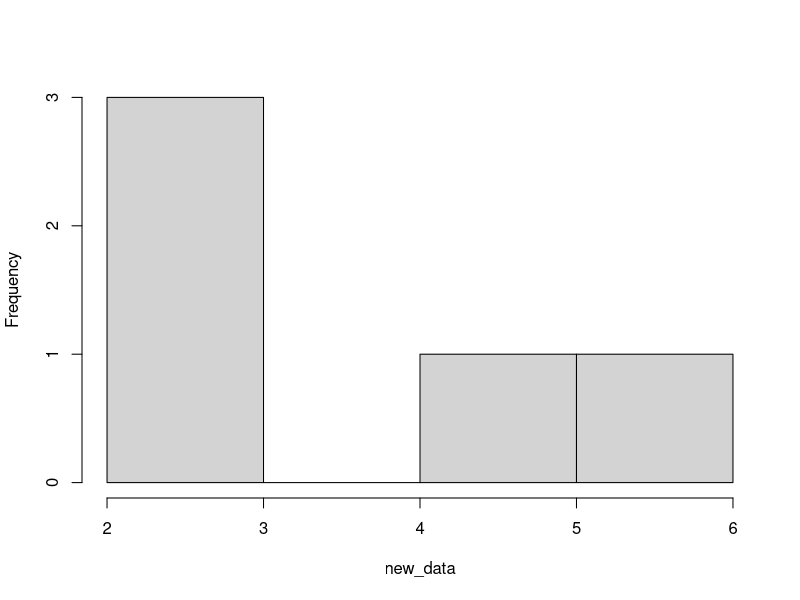
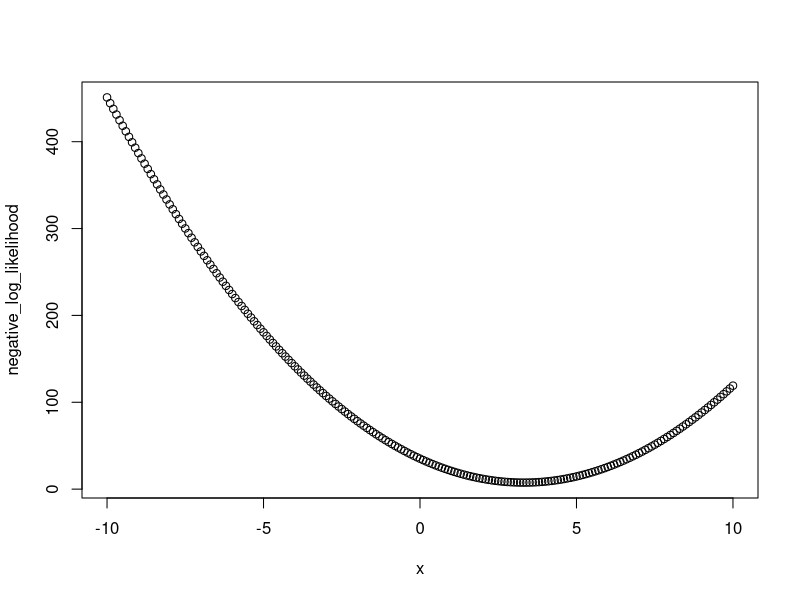
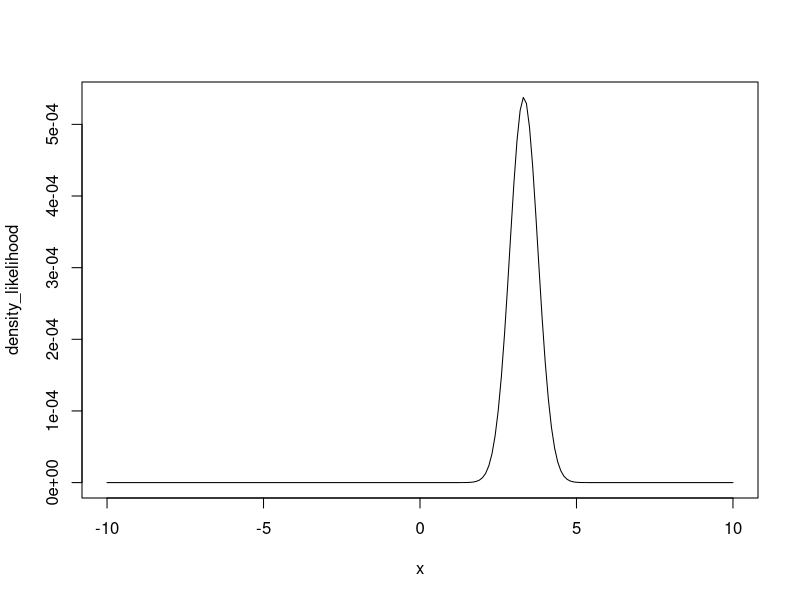
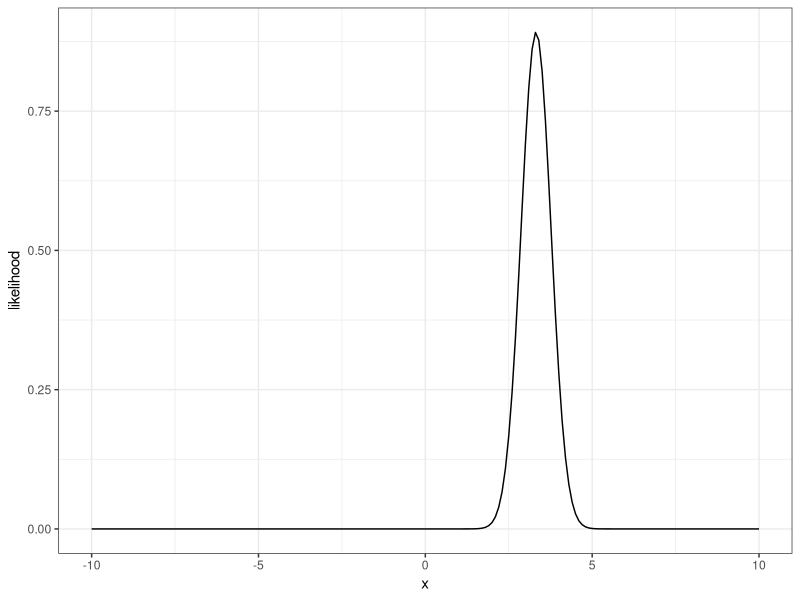
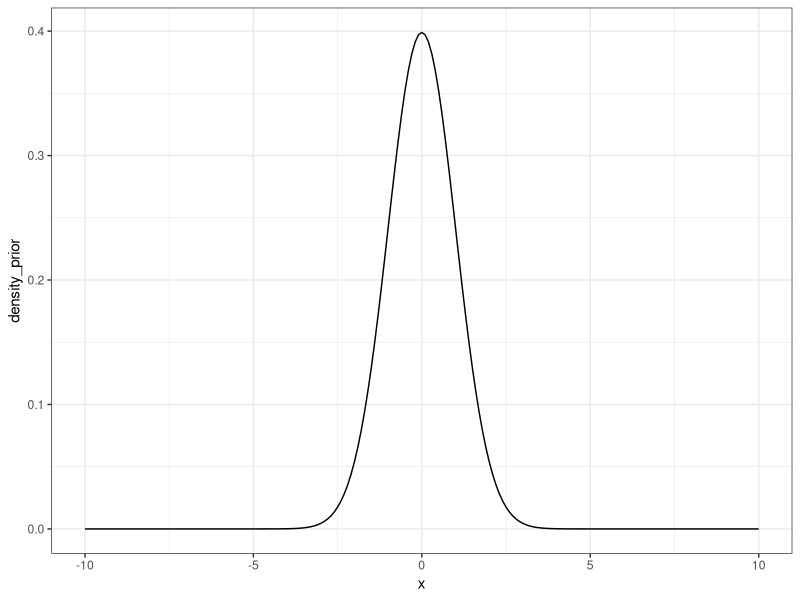
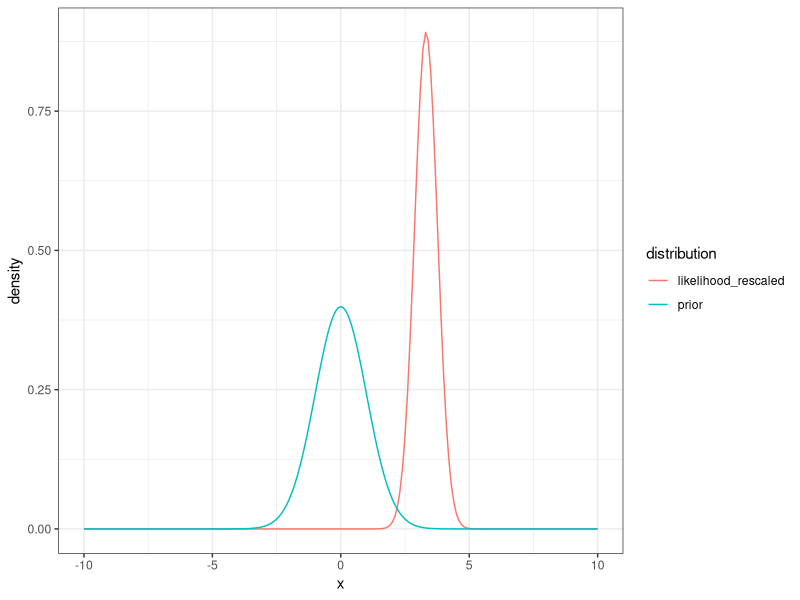
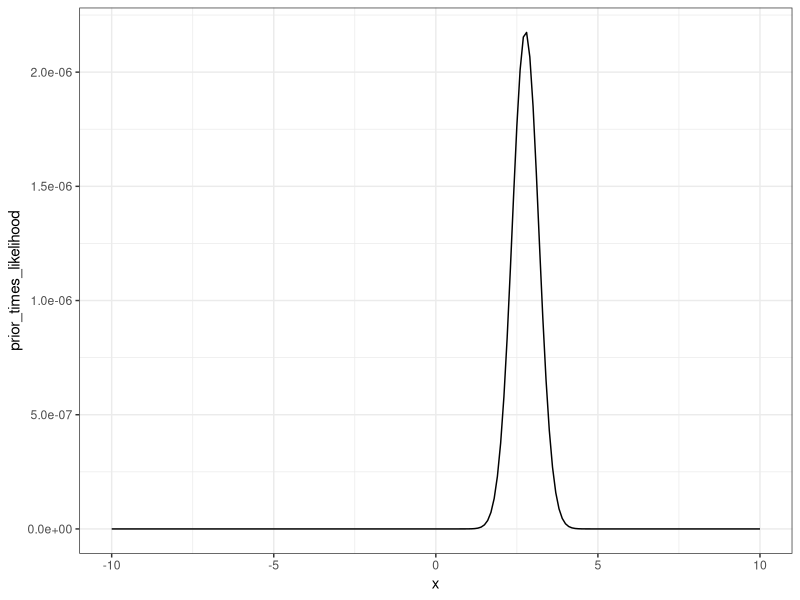
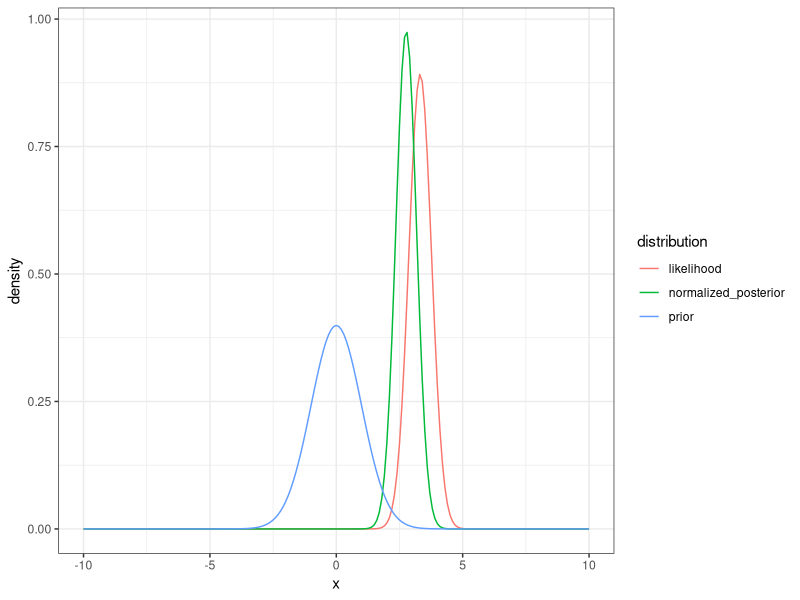

The R source for these figures, in order:
## ---- chunk 1
#| echo: FALSE
#| message: FALSE
library(tidyverse)
library(patchwork)
set.seed(120)
## ---- chunk 2
num_data_points <- 5

mean_data <- 3.0
sd_data <- 1.0
new_data <- rnorm(num_data_points, mean = mean_data, sd = sd_data)
## ---- chunk 3
#| fig-cap: Five random samples from a normal distribution with mean = 3 and sd = 1
#| label: fig-rnorm1
hist(new_data, main = "")
## ---- chunk 4
#DATA MODEL
delta_x <- 0.1
x <- seq(-10,10, delta_x)
negative_log_likelihood <- rep(NA,length(x))

for(i in 1:length(x)){
  negative_log_likelihood[i] <- -sum(dnorm(new_data, mean = x[i], sd = 1, log = TRUE))
}
## ---- chunk 5
#| fig-cap: Negative log-likelihood curve
#| label: fig-ll-bayes
plot(x, negative_log_likelihood)
## ---- chunk 6
density_likelihood <- exp(-negative_log_likelihood)
## ---- chunk 7
#| fig-cap: likelihood curve
#| label: fig-ll2-density
plot(x, density_likelihood, type = "l")
## ---- chunk 8
likelihood_area_under_curve <- sum(density_likelihood * delta_x) #Width * Height

density_likelihood_rescaled <- density_likelihood/likelihood_area_under_curve
## ---- chunk 9
#| fig-cap: Rescale likelihood (area under the curve is 1)
#| label: fig-rescaled-ll
d <- tibble(x = x,
            likelihood = density_likelihood_rescaled)
ggplot(data = d, aes(x = x, y = likelihood)) +
  geom_line() +
  theme_bw()
## ---- chunk 10
mean_prior <- 0
sd_prior <- 1.0
## ---- chunk 11
density_prior <- dnorm(x, mean = mean_prior, sd = sd_prior)
## ---- chunk 12
#| fig-cap: likelihood of the x given the prior distribution
#| label: fig-prior-dens
d <- tibble(x = x,
            density_prior = density_prior)
ggplot(d, aes(x = x, y = density_prior)) +
  geom_line()  +
  theme_bw()
## ---- chunk 13
#| fig-cap: likelihood of the x given the prior distribution and likelihood of the model.
#| label: fig-prior-ll-dens
tibble(x = x,
            prior = density_prior,
            likelihood_rescaled = density_likelihood_rescaled) %>% 
  pivot_longer(cols = -x, names_to = "distribution", values_to = "density") %>% 
  mutate(distribution = factor(distribution)) %>% 
  ggplot(aes(x = x, y = density, color = distribution)) +
  geom_line()  +
  theme_bw()

## ---- chunk 14
prior_times_likelihood <- density_prior * density_likelihood
## ---- chunk 15
#| label: fig-post-unscaled
#| fig-cap: likelihood of the x given the prior distribution and likelihood of the model.
d <- tibble(x = x,
            prior_times_likelihood = prior_times_likelihood)
ggplot(d, aes(x = x, y = prior_times_likelihood)) +
  geom_line()  +
  theme_bw()
## ---- chunk 16
area_under_curve <- sum(prior_times_likelihood * delta_x)  #sum(Width * Height) = total probability of the data given all possible values of the parameter
normalized_posterior <- prior_times_likelihood / area_under_curve
## ---- chunk 17
#| fig-cap: Prior, likelihood, and posterior shown together 
#| label: fig-prior-ll-post
tibble(x = x,
       prior = density_prior,
       likelihood = density_likelihood_rescaled,
       normalized_posterior = normalized_posterior) %>% 
  pivot_longer(cols = -x, names_to = "distribution", values_to = "density") %>% 
  mutate(distribution = factor(distribution)) %>% 
  ggplot(aes(x = x, y = density, color = distribution)) +
  geom_line()  +
  theme_bw()
## ---- chunk 18
explore_senstivity <- function(num_data_points, mean_data, sd_data, mean_prior, sd_prior, title){

new_data <- rnorm(num_data_points, mean_data, sd_data)
delta_x <- 0.1
x <- seq(-15,15, delta_x)
negative_log_likelihood <- rep(NA,length(x))

#DATA MODEL
for(i in 1:length(x)){
  #Process model is that mean = x
  negative_log_likelihood[i] <- -sum(dnorm(new_data, mean = x[i], sd = 1, log = TRUE))
}

density_likelihood <- exp(-negative_log_likelihood)
likelihood_area_under_curve <- sum(density_likelihood * delta_x) #Width * Height
density_likelihood_rescaled <- density_likelihood/likelihood_area_under_curve

#Prior
density_prior <- dnorm(x, mean = mean_prior, sd = sd_prior)

#Prior x Likelihood
prior_times_likelihood <- density_prior * density_likelihood
area_under_curve <- sum(prior_times_likelihood * delta_x) #Width * Height
normalized_posterior <- prior_times_likelihood / area_under_curve

p <- tibble(x = x,
       prior = density_prior,
       likelihood = density_likelihood_rescaled,
       normalized_posterior = normalized_posterior) %>% 
  pivot_longer(cols = -x, names_to = "distribution", values_to = "density") %>% 
  mutate(distribution = factor(distribution)) %>% 
  ggplot(aes(x = x, y = density, color = distribution)) +
  geom_line() +
  labs(title = title)  +
  theme_bw()
return(p)
}
## ---- chunk 19
#Baseline
p1 <- explore_senstivity(num_data_points = 5,
                         mean_data = 3,
                         sd_data = 2,
                         mean_prior = 0,
                         sd_prior = 1.0,
                         title = "Baseline\n")

#Increase confidence in prior
p2 <- explore_senstivity(num_data_points = 5,
                         mean_data = 3,
                         sd_data = 2,
                         mean_prior = 0,
                         sd_prior = 0.1,
                         title = "Increase confidence\nin prior")

#Increase the number of data points
p3 <- explore_senstivity(num_data_points = 50,
                         mean_data = 3,
                         sd_data = 2,
                         mean_prior = 0,
                         sd_prior = 1.0,
                         title = "Increase data\n")

#Make likelihood mean closer to the prior
p4 <- explore_senstivity(num_data_points = 5,
                         mean_data = 0,
                         sd_data = 2,
                         mean_prior = 0,
                         sd_prior = 1.0,
                         title = "Make likelihood mean\ncloser to prior")


p4 <- explore_senstivity(num_data_points = 1,
                        mean_data = 10,
                        sd_data = 1.0,
                        mean_prior = 10,
                        sd_prior = 1.0,
                        title = "Make likelihood mean\ncloser to prior")

## ---- chunk 20
#| echo: false
#| fig-cap: Sensitivity of posteriors to different data and prior scenarios
#| label: fig-post-sens
(p1 + p3) / (p2 + p4) + plot_layout(guides = "collect")  
## ---- chunk 21
num_data_points <- 10
par1_true <- 3
sd_data <- 0.5
x <- runif(num_data_points, 0, 10)
par_true <- c(par1_true, 0.5)
y_true <- par_true[1] * (x / (x + par_true[2]))
y <- rnorm(length(y_true), mean = y_true, sd = sd_data)
## ---- chunk 22
plot(x, y, ylim = c(0, par1_true + 2))
## ---- chunk 23
mean_prior <- 1.0
sd_prior <- 0.5
## ---- chunk 24
delta_par1 <- 0.1
par1 <- seq(-3,10, delta_par1)
negative_log_likelihood <- rep(NA,length(par1))
for(i in 1:length(par1)){
  #Process model
  pred <- par1[i] * (x / (x + par_true[2]))
  #Data model
  negative_log_likelihood[i] <- -sum(dnorm(y, mean = pred, sd = sd_data, log = TRUE))
}

density_likelihood <- exp(-negative_log_likelihood)
likelihood_area_under_curve <- sum(density_likelihood * delta_par1) #Width * Height
density_likelihood_rescaled <- density_likelihood/likelihood_area_under_curve

#Priors
density_prior <- dnorm(par1, mean = mean_prior, sd = sd_prior)
prior_times_likelihood <- density_prior * density_likelihood
area_under_curve <- sum(prior_times_likelihood * delta_par1) #Width * Height
normalized_posterior <- prior_times_likelihood / area_under_curve
## ---- chunk 25
tibble(par1 = par1,
       prior = density_prior,
       likelihood = density_likelihood_rescaled,
       normalized_posterior = normalized_posterior) %>% 
  pivot_longer(cols = -par1, names_to = "distribution", values_to = "density") %>% 
  mutate(distribution = factor(distribution)) %>% 
  ggplot(aes(x = par1, y = density, color = distribution)) +
  geom_line()  +
  theme_bw()
## ---- chunk 26
par1_mle <- par1[which.max(density_likelihood)]
par1_post <- par1[which.max(normalized_posterior)]

d <- tibble(x = seq(0,10, 0.1),
            prior = mean_prior * (x / (x + par_true[2])),
            likelihood = par1_mle * (x / (x + par_true[2])),
            posterior = par1_post * (x / (x + par_true[2]))) %>% 
  pivot_longer(cols = -x, names_to = "distribution", values_to = "prediction") %>% 
  mutate(distribution = factor(distribution))
## ---- chunk 27
ggplot(d, aes(x = x, y = prediction, col = distribution)) +
  geom_line() +
  labs(y = "M-M model prediction (process model)")  +
  theme_bw()
## ---- chunk 28
num_data_points <- 10
par1_true <- 3
sd_data <- 0.5
x <- runif(num_data_points, 0, 10)
par_true <- c(par1_true, 0.5)
y_true <- par_true[1] * (x / (x + par_true[2]))
y <- rnorm(length(y_true), mean = y_true, sd = sd_data)
## ---- chunk 29
plot(x, y, ylim = c(0, par1_true + 2))
## ---- chunk 30
#Initialize chain
num_iter <- 1000
pars <- array(NA, dim = c(num_iter))
pars[1] <- 2
log_prob_current <- -10000000000
prob_current <- exp(log_prob_current)
jump <- 0.8

mean_prior <- 1.0
sd_prior <- 0.5

accept <- rep(NA,num_iter)
accept[1] <- 1

for(i in 2:num_iter){
  
  #Randomly select new parameter values
  proposed_pars <- rnorm(1, pars[i - 1], jump)
  
    
  #PRIORS: how likely is the proposed value given the prior distribution?
  prior <- dnorm(proposed_pars, mean = mean_prior, sd = sd_prior)

  #PROCESS MODEL: Use new parameter values in the process model
  pred <- proposed_pars * (x / (x + par_true[2]))

  #DATA MODEL: how likely is the data given the proposed parameter?
  #We are multiplying here
  likelihood <- prod(dnorm(y, mean = pred, sd = sd_data))
  
  #Combine the prior and likelihood
  #remember that you multiply probabilities which means you can add log(probability)
  prob_proposed <- prior * likelihood
  
  z <- (prob_proposed/prob_current)
  
  #Now pick a random number between 0 and 1
  r <- runif(1, 0, 1)
  
  #If z > r then accept the new parameters
  #Note: this will always happen if the new parameters are more likely than
  #the old parameters z > 1 means than z is always > r no matter what value of
  #r is chosen.  However, it will accept worse parameter sets (P_new is less
  #likely then P_old - i.e., z < 1) in proportion to how much worse it is
  #For example: if z = 0.9 and then any random number drawn by `runif` that is
  #less than 0.90 will result in accepting the worse values (i.e., the slightly
  #worse values will be accepted a lot of the time).  In contrast, if z = 0.01
  #(i.e., the new parameters are much much worse), then they can still be accepted
  #but much more rarely because random r values of < 0.1 occur more rarely
  #print(c(pars[i - 1], proposed_pars, z, r))
  if(z > r){
    accept[i] <- 1
    pars[i] <- proposed_pars
    prob_current <- prob_proposed
  }else{
    accept[i] <- 0
    pars[i] <- pars[i - 1]
    prob_current <- prob_current #this calculation isn't necessary but is here to show you the logic
  }
}
## ---- chunk 31
#| warning: FALSE
d <- tibble(iter = 1:num_iter,
       par1 = pars)

p1 <-  ggplot(d, aes(x = iter, y = par1)) +
  geom_line()  +
  theme_bw()

p2 <- ggplot(d, aes(x = par1)) +
  geom_histogram() +
  theme_bw()

p1 | p2
## ---- chunk 32
#| warning: FALSE

nburn <- 100
d_burn <- tibble(iter = nburn:num_iter,
       par1 = pars[nburn:num_iter])
## ---- chunk 33
#| warning: FALSE
p1 <-  ggplot(d_burn, aes(x = iter, y = par1)) +
  geom_line() +
  theme_bw()

p2 <- ggplot(d_burn, aes(x = par1)) +
  geom_histogram() +
  theme_bw()

p1 | p2
## ---- chunk 34
par_post_burn <- pars[nburn:num_iter]

#Mean
mean(par_post_burn)
#sd
sd(par_post_burn)
#Quantiles
quantile(par_post_burn, c(0.025, 0.5,0.975))
## ---- chunk 35
num_samples <- 100
sample_index <- sample(x = 1:length(par_post_burn), size = num_samples, replace = TRUE)
random_draws <- par_post_burn[sample_index]
## ---- chunk 36
hist(random_draws)
## ---- chunk 37
num_samples <- 1000
x_new <- x
pred_posterior_mean <- matrix(NA, num_samples, length(x_new))   # storage for all simulations
y_posterior <- matrix(NA, num_samples, length(x_new)) 

for(i in 1:num_samples){
  sample_index <- sample(x = 1:length(pars), size = 1, replace = TRUE)
  pred_posterior_mean[i, ] <- pars[sample_index] * (x_new / (x_new + par_true[2]))
  y_posterior[i, ] <- rnorm(length(x_new), pred_posterior_mean[i, ], sd = sd_data)
  
}
n.stats.y <- apply(y_posterior, 2, quantile, c(0.025, 0.5, 0.975))
n.stats.y.mean <- apply(y_posterior, 2, mean)

n.stats.mean <- apply(pred_posterior_mean, 2, quantile, c(0.025, 0.5, 0.975))

d <- tibble(x = x_new,
            median = n.stats.y.mean,
            lower95_y = n.stats.y[1, ],
            upper95_y = n.stats.y[3, ],
            lower95_mean = n.stats.mean[1, ],
            upper95_mean = n.stats.mean[3, ],
            obs = y)
## ---- chunk 38
ggplot(d, aes(x = x)) +
  geom_ribbon(aes(ymin = lower95_y, ymax = upper95_y), fill = "lightblue", alpha = 0.5) +
    geom_ribbon(aes(ymin = lower95_mean, ymax = upper95_mean), fill = "pink", alpha = 0.5) +
  geom_line(aes(y = median)) +
  geom_point(aes(y = obs)) +
  labs(y = "M-M Prediction")  +
  theme_bw()

